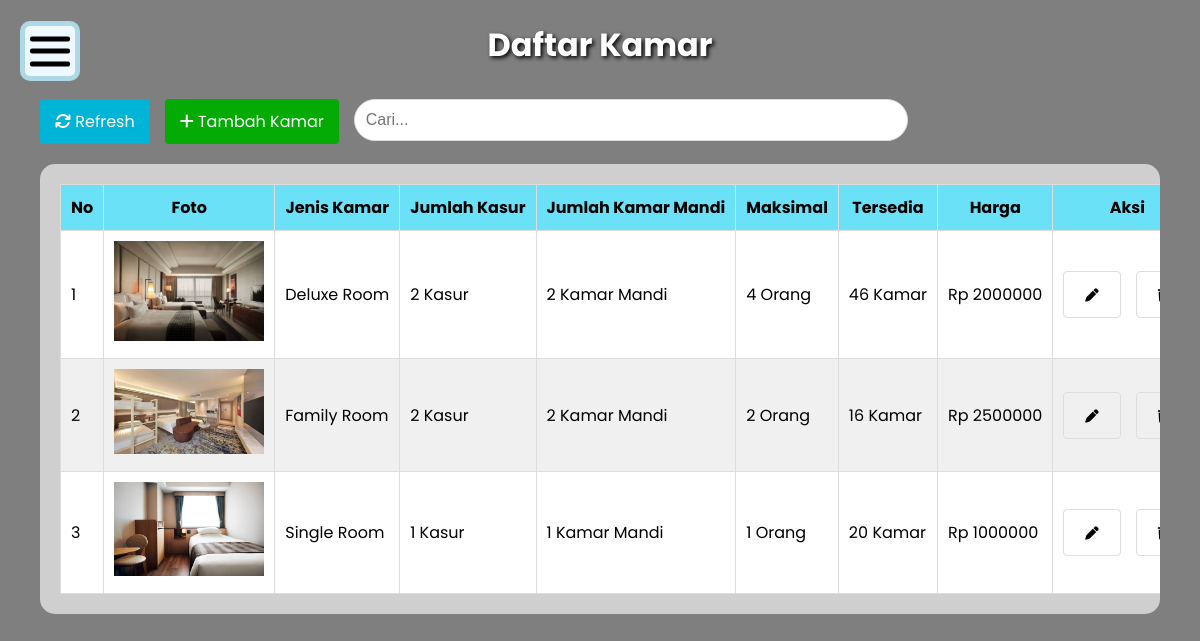
The app's page /crudAdmin/data_kamar.php (signed in) with its own data.
### tables this page shows
CREATE TABLE `kamar` (
  `id` int(11) NOT NULL,
  `jenis_kamar` varchar(50) NOT NULL,
  `deskripsi` text NOT NULL,
  `kasur` int(11) NOT NULL,
  `kamar_mandi` int(11) NOT NULL,
  `orang` int(11) NOT NULL,
  `harga` decimal(15,0) NOT NULL,
  `jumlah_kamar` int(11) NOT NULL,
  `foto` varchar(255) NOT NULL
);

### crudAdmin/data_kamar.php (the view, shortened to what this page needs)
<?php
    require "../database/koneksi.php";
    $sql_select_kamar = mysqli_query($conn, "SELECT * FROM kamar");
    $kamar = [];
    while ($row_kamar = mysqli_fetch_assoc($sql_select_kamar)) {
        $kamar[] = $row_kamar;
    }
?>
<!DOCTYPE html>
<html lang="en">
<head>
    <link rel="stylesheet" href="https://cdnjs.cloudflare.com/ajax/libs/font-awesome/6.6.0/css/all.min.css" />
    <link rel="stylesheet" href="../database/data.css">
    <link rel="stylesheet" href="admin.css">
</head>
<body>
    <?php include ("sidebarAdmin.php")?>
    <h1>Daftar Kamar</h1>
    <div class="manipulation-data">
        <a href="data_kamar.php" id="refresh"><i class="fa-solid fa-arrows-rotate"></i> Refresh</a>
        <a href="tambah_kamar.php" id="tambah"><i class="fa-solid fa-plus"></i> Tambah Kamar</a>
        <form action="" method="get" class="search">
            <input type="text" name="search" placeholder="Cari..." id="keyword">
        </form>
    </div>
    <div class="table-container" id="container">
        <table border=1>
            <thead>
                <tr>
                    <th>No</th>
                    <th>Foto</th>
                    <th>Jenis Kamar</th>
                    <th>Jumlah Kasur</th>
                    <th>Jumlah Kamar Mandi</th>
                    <th>Maksimal</th>
                    <th>Tersedia</th>
                    <th>Harga</th>
                    <th>Aksi</th>
                </tr>
            </thead>
            <tbody>
                <?php $i = 1; foreach($kamar as $kmr) : ?>
                <?php $direktori = "../database/foto_kamar/" . $kmr["foto"];?>
                <tr>
                    <td><?= $i ?></td>
                    <td><?php echo "<img src='$direktori' alt='Foto kamar' width='150px' heigth='140px'>";?></td>
                    <td><?php echo $kmr["jenis_kamar"];?></td>
                    <td><?php echo $kmr["kasur"] . " Kasur";?></td>
                    <td><?php echo $kmr["kamar_mandi"] . " Kamar Mandi";?></td>
                    <td><?php echo $kmr["orang"] . " Orang";?></td>
                    <td><?php echo $kmr["jumlah_kamar"] . " Kamar";?></td>
                    <td><?php echo "Rp " . $kmr["harga"];?></td>
                    <td style="text-align: center">
                        <div class="action-button">
                            <a href="update_kamar.php?kamar=<?= $kmr['id'] ?>">
                                <button class="delete-data">
                                    <i class="fa-solid fa-pen"></i>
                                </button>
                            </a>
                            <a href="../database/delete.php?kamar=<?= $kmr['id'] ?>" onclick="return confirm('Yakin ingin menghapus data kamar ini?');">
                                <button class="delete-data">
                                    <i class="fa-solid fa-trash"></i>
                                </button>
                            </a>
                        </div>
                    </td>
                </tr>
                <?php $i++; endforeach ?>
            </tbody>
        </table>
    </div>
</body>
</html>

### crudAdmin/sidebarAdmin.php (shortened to what this page needs)
<div class="hamburger-admin" onclick="sideBar()">
    <span></span>
    <span></span>
    <span></span>
</div>

### database/data.css (style rules this page uses)
body { font-family: 'Poppins', sans-serif; margin: 20px 50px; background: linear-gradient(rgba(0, 0, 0, 0.5), rgba(0, 0, 0, 0.5)), url(../assets/pexels-boonkong-boonpeng-442952-1134176.jpg); background-size: cover; background-attachment: fixed; background-position: center; }
table { width: auto; border-collapse: collapse; background-color: white; margin-left: auto; margin-right: auto; }
table, th, td { border: 1px solid #dddddd; }
th, td { padding: 12px; white-space: nowrap; }
th { background-color: #6be1f8; text-align: center; }
tr:nth-child(even) { background-color: #f0f0f0; }
a { text-decoration: none; padding: 10px 15px; border: 1px solid #ddd; border-radius: 4px; }
h1 { text-align: center; color: white; text-shadow: 2px 2px 4px black; }
#tambah { background-color: rgb(4, 171, 4); color: white; border: none; }
#refresh { background-color: #00b4d8; color: white; border: none; }
.search { display: inline-block; width: auto; max-width: none; padding: 0; margin: 0; vertical-align: middle; border-radius: 100px; }
.search input[type="text"] { width: 200%; padding: 11px; border: 1px solid #ddd; border-radius: 50px; font-size: 16px; }

### crudAdmin/admin.css (style rules this page uses)
body { margin: 20px; }
.hamburger-admin { height: 50px; width: 50px; left: 0; position: absolute; cursor: pointer; background-color: aliceblue; border-radius: 10px; border: 5px lightblue solid; z-index: 999; margin-left: 20px; }
.hamburger-admin span { background-color: black; height: 5px; width: 80%; position: absolute; top: 50%; left: 50%; transform: translate(-50%, -50%); transition: .3s ease; border-radius: 2px; }
.hamburger-admin span:nth-child(1) { top: 25%; }
.hamburger-admin span:nth-child(3) { top: 75%; }
button { background: none; border: none; }
.table-container { margin: 20px 20px 40px 20px; overflow-x: auto; background-color: rgba(255, 255, 255, 0.626); border-radius: 15px; scrollbar-width: none; padding: 20px; }
.manipulation-data { display: flex; margin: 40px 60px 0 60px; gap: 30px; }
.action-button { display: flex; justify-content: space-around; gap: 15px; }
table { width: 100%; min-width: 800px; border-collapse: collapse; }
td, th { padding: 10px; word-wrap: break-word; }
.manipulation-data { margin: 30px 20px 20px 20px; display: flex; flex-wrap: wrap; gap: 15px; }
.search { flex-grow: 1; min-width: 350px; max-width: 600px; }
.search input[type="text"] { width: calc(100% - 70px); }

### records on screen
kamar: foto (picture), jenis_kamar "Deluxe Room", kasur "2", kamar_mandi "2", orang "4", jumlah_kamar "46", harga "2000000"
kamar: foto (picture), jenis_kamar "Family Room", kasur "2", kamar_mandi "2", orang "2", jumlah_kamar "16", harga "2500000"
kamar: foto (picture), jenis_kamar "Single Room", kasur "1", kamar_mandi "1", orang "1", jumlah_kamar "20", harga "1000000"
